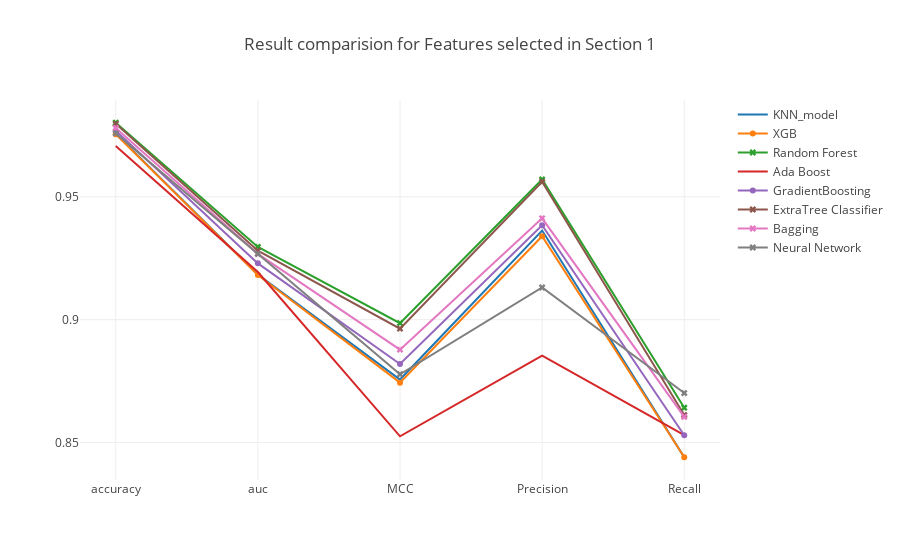

Notebook source saved alongside this figure:
### Markdown cell above
### <a id='1.A' style="text-decoration : none; color : #000000;"> A. Results</a>

### Code cell
trace0 = go.Scatter(x=table_80_50_test.iloc[0].index.values[[0,7,8,9,10]],
                    y=table_80_50_test.iloc[0].values[[0,7,8,9,10]],
                    mode = 'lines',
                    name = 'KNN_model')


trace2 = go.Scatter(x=table_80_50_test.iloc[1].index.values[[0,7,8,9,10]],
                    y=table_80_50_test.iloc[1].values[[0,7,8,9,10]],
                    mode = 'lines+markers',marker=dict(symbol='x'),
                    name = 'Random Forest')


trace3 = go.Scatter(x=table_80_50_test.iloc[2].index.values[[0,7,8,9,10]],
                    y=table_80_50_test.iloc[2].values[[0,7,8,9,10]],
                    mode = 'lines',
                    name = 'Ada Boost')

trace4 = go.Scatter(x=table_80_50_test.iloc[3].index.values[[0,7,8,9,10]],
                    y=table_80_50_test.iloc[3].values[[0,7,8,9,10]],
                    mode = 'lines+markers',
                    name = 'GradientBoosting')

trace5 = go.Scatter(x=table_80_50_test.iloc[4].index.values[[0,7,8,9,10]],
                    y=table_80_50_test.iloc[4].values[[0,7,8,9,10]],
                    mode = 'lines+markers',marker=dict(symbol='x'),
                    name = 'ExtraTree Classifier')


trace1 = go.Scatter(x=table_80_50_test.iloc[5].index.values[[0,7,8,9,10]],
                    y=table_80_50_test.iloc[5].values[[0,7,8,9,10]],
                    mode = 'lines+markers',
                    name = 'XGB')


trace6 = go.Scatter(x=table_80_50_test.iloc[6].index.values[[0,7,8,9,10]],
                    y=table_80_50_test.iloc[6].values[[0,7,8,9,10]],
                    mode = 'lines+markers',marker=dict(symbol='x'),
                    name = 'Bagging')

trace7 = go.Scatter(x=table_80_50_test.iloc[7].index.values[[0,7,8,9,10]],
                    y=table_80_50_test.iloc[7].values[[0,7,8,9,10]],
                    mode = 'lines+markers',marker=dict(symbol='x'),
                    name = 'Neural Network')



data = [trace0, trace1, trace2, trace3, trace4, trace5, trace6, trace7]
layout = go.Layout(yaxis=dict(tick0=0,dtick=0.05),title='Result comparision for Features selected in Section 1')
fig = go.Figure(data=data, layout=layout)

iplot(fig, filename='Result')

### Figure 1 — Plotly figure (JSON) as saved in the notebook; plotly's stock layout.template omitted (floating-point values rounded to 4 significant figures)
{"data": [{"mode": "lines", "name": "KNN_model", "type": "scatter", "uid": "7892c93b-34d9-43a3-be82-9e8df73c784c", "x": ["accuracy", "auc", "MCC", "Precision", "Recall"], "y": [0.9757, 0.9183, 0.8756, 0.9363, 0.844]}, {"mode": "lines+markers", "name": "XGB", "type": "scatter", "uid": "c1d98b21-cc04-4728-9ac6-bb25882f0ce1", "x": ["accuracy", "auc", "MCC", "Precision", "Recall"], "y": [0.9754, 0.9182, 0.8744, 0.9339, 0.844]}, {"marker": {"symbol": "x"}, "mode": "lines+markers", "name": "Random Forest", "type": "scatter", "uid": "e167ad83-e483-4e4b-92a3-06feba0c0c55", "x": ["accuracy", "auc", "MCC", "Precision", "Recall"], "y": [0.9801, 0.9296, 0.8986, 0.957, 0.8642]}, {"mode": "lines", "name": "Ada Boost", "type": "scatter", "uid": "f60f2c09-e624-47b2-9bbd-5a430a9d9556", "x": ["accuracy", "auc", "MCC", "Precision", "Recall"], "y": [0.9707, 0.9194, 0.8525, 0.8854, 0.853]}, {"mode": "lines+markers", "name": "GradientBoosting", "type": "scatter", "uid": "f173d9b4-71f1-45a1-baef-0776cec163ad", "x": ["accuracy", "auc", "MCC", "Precision", "Recall"], "y": [0.9769, 0.9229, 0.882, 0.9384, 0.853]}, {"marker": {"symbol": "x"}, "mode": "lines+markers", "name": "ExtraTree Classifier", "type": "scatter", "uid": "fc221c27-9834-4385-87d9-cfbdf61ea4e9", "x": ["accuracy", "auc", "MCC", "Precision", "Recall"], "y": [0.9797, 0.9281, 0.8963, 0.9561, 0.8612]}, {"marker": {"symbol": "x"}, "mode": "lines+markers", "name": "Bagging", "type": "scatter", "uid": "e42d78c0-dab9-41ba-b02c-952047b121da", "x": ["accuracy", "auc", "MCC", "Precision", "Recall"], "y": [0.978, 0.9268, 0.8878, 0.9412, 0.8604]}, {"marker": {"symbol": "x"}, "mode": "lines+markers", "name": "Neural Network", "type": "scatter", "uid": "1d014fbc-f67d-425a-a88b-e16954906695", "x": ["accuracy", "auc", "MCC", "Precision", "Recall"], "y": [0.9758, 0.9268, 0.8778, 0.9131, 0.8701]}], "layout": {"title": "Result comparision for Features selected in Section 1", "yaxis": {"dtick": 0.05, "tick0": 0}}}
